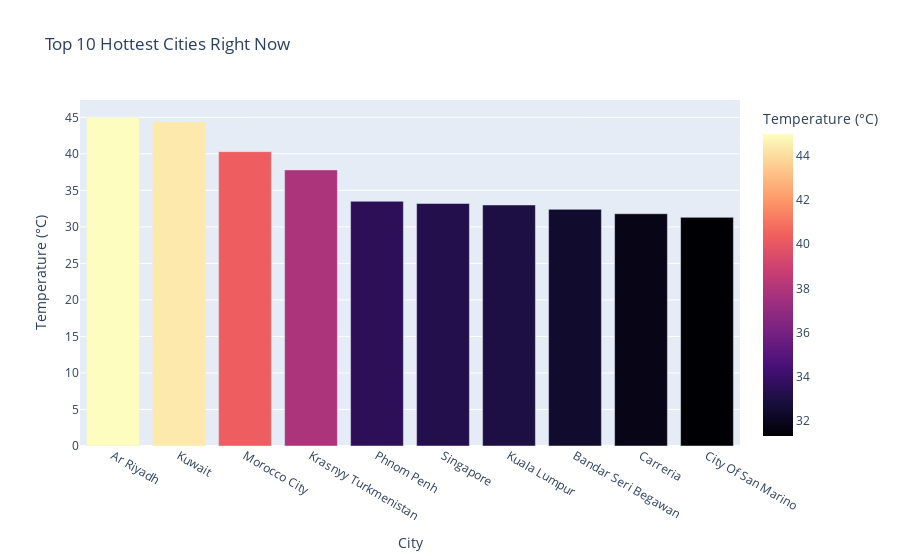

Here is the notebook cell this chart was saved with:
### Markdown cell above
## 3. Extremes: The Hottest & Coldest Places
Ranking the top 10 cities by temperature.

### Code cell
# Top 10 Hottest
hottest = latest_weather.sort_values(by='temperature_celsius', ascending=False).head(10)

fig = px.bar(
    hottest, 
    x='location_name', 
    y='temperature_celsius', 
    color='temperature_celsius', 
    title='Top 10 Hottest Cities Right Now',
    color_continuous_scale='Magma',
    labels={'temperature_celsius': 'Temperature (°C)', 'location_name': 'City'}
)
fig.show()

### Figure 1 — Plotly figure (JSON) as saved in the notebook; plotly's stock layout.template omitted (floating-point values rounded to 4 significant figures)
{"data": [{"hovertemplate": "City=%{x}<br>Temperature (°C)=%{marker.color}<extra></extra>", "legendgroup": "", "marker": {"color": [45.0, 44.4, 40.3, 37.8, 33.5, 33.2, 33.0, 32.4, 31.8, 31.3], "coloraxis": "coloraxis", "pattern": {"shape": ""}}, "name": "", "orientation": "v", "showlegend": false, "textposition": "auto", "type": "bar", "x": ["Ar Riyadh", "Kuwait", "Morocco City", "Krasnyy Turkmenistan", "Phnom Penh", "Singapore", "Kuala Lumpur", "Bandar Seri Begawan", "Carreria", "City Of San Marino"], "xaxis": "x", "y": [45.0, 44.4, 40.3, 37.8, 33.5, 33.2, 33.0, 32.4, 31.8, 31.3], "yaxis": "y"}], "layout": {"barmode": "relative", "coloraxis": {"colorbar": {"title": {"text": "Temperature (°C)"}}, "colorscale": [[0, "#000004"], [0.1111, "#180f3d"], [0.2222, "#440f76"], [0.3333, "#721f81"], [0.4444, "#9e2f7f"], [0.5556, "#cd4071"], [0.6667, "#f1605d"], [0.7778, "#fd9668"], [0.8889, "#feca8d"], [1, "#fcfdbf"]]}, "legend": {"tracegroupgap": 0}, "title": {"text": "Top 10 Hottest Cities Right Now"}, "xaxis": {"anchor": "y", "domain": [0, 1], "title": {"text": "City"}}, "yaxis": {"anchor": "x", "domain": [0, 1], "title": {"text": "Temperature (°C)"}}}}
